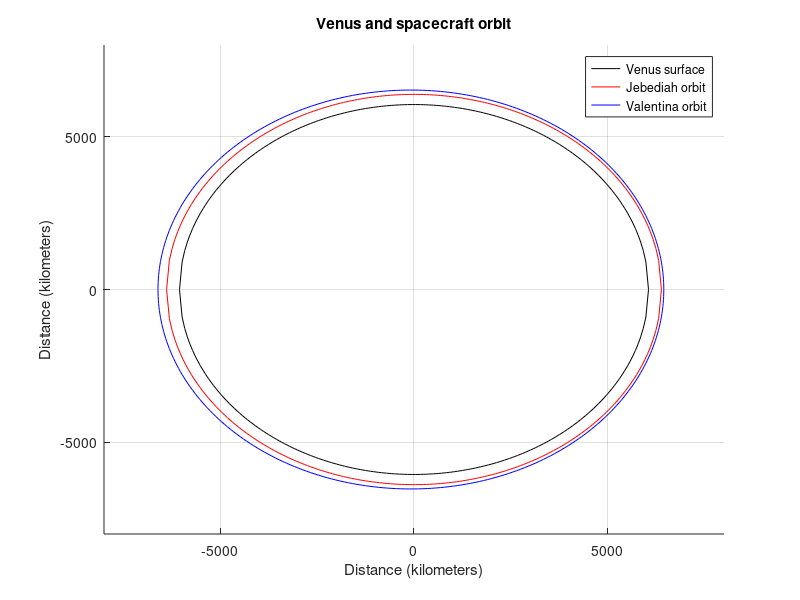

Write MATLAB code to recreate this figure.
% AAE 251 Fall 2022
% Homework 03
% Title of the code: Calculation and display of Jebediah and Valentina orbits around venus

% Authors: Aidan Morrison

%% ____________________
%% INITIALIZATION

% create constants
valentina_apoapsis = 555; % apoapsis constant of valentina orbit (km)
valentina_eccentricity = .0123; % eccentricity (circularness) of valentina orbit (unitless)
venus_radius = 6051.8; % venus radius (km)
jebediah_alt = 333; % jebediah apoapsis/alt: same because circular orbit(km)
valentina_a = 0.5 * (valentina_apoapsis + (2 * venus_radius + valentina_apoapsis - valentina_apoapsis * valentina_eccentricity) / (1 + valentina_eccentricity)); % valentina semi-major axis (km)

% create function inputs
surface_inputs_positive_venus = linspace(venus_radius,-venus_radius,180); % inputs for first and second quadrant of venus circle
surface_inputs_negative_venus = linspace(-venus_radius,venus_radius,180); % inputs for third and fourth quadrant of venus circle

surface_inputs_positive_jebediah = linspace(venus_radius + jebediah_alt,-venus_radius - jebediah_alt,180); % inputs for first and second quadrant of jebediah circle
surface_inputs_negative_jebediah = linspace(-venus_radius - jebediah_alt,venus_radius + jebediah_alt,180); % inputs for third and fourth quadrant of jebediah circle

surface_inputs_venus = [surface_inputs_positive_venus surface_inputs_negative_venus]; % concatenate venus inputs for plotting
surface_inputs_jebediah = [surface_inputs_positive_jebediah surface_inputs_negative_jebediah]; % concatenate jebediah inputs for plotting

%% ____________________
%% CALCULATIONs

% initalize arrays
venus_surface = zeros(1,360); % allocates memory for venus surface plot points
valentina_inputs = zeros(1,360); % allocates memory for valentina inputs
valentina_orbit = zeros(1,360); % allocates memory for valentina orbit plot points
jebediah_orbit = zeros(1,360); % allocates memory for jebediah orbit plot points

% calculate outputs for circle functions of jebediah orbit and venus
% surface
for i = 1:180
    venus_surface(i) = sqrt(venus_radius^2 - surface_inputs_positive_venus(i)^2);
    jebediah_orbit(i) = sqrt((venus_radius + jebediah_alt)^2 - surface_inputs_positive_jebediah(i)^2);
end
for i = 181:360
    venus_surface(i) = -sqrt(venus_radius^2 - surface_inputs_negative_venus(i - 180)^2);
    jebediah_orbit(i) = -sqrt((venus_radius + jebediah_alt)^2 - surface_inputs_negative_jebediah(i - 180)^2);
end

% convert valentina values from polar to cartesian
for i = 0:360
    valentina_orbit(i + 1) = (valentina_a * (1 - valentina_eccentricity^2)) / (1 + valentina_eccentricity * cosd(i)); 
    valentina_inputs(i + 1) = valentina_orbit(i + 1) * cosd(i);
    valentina_orbit(i + 1) = valentina_orbit(i + 1) * sind(i);
end

%% ____________________
%% FIGURE 1

% plot venus surface with jebediah and valentina orbits
grid on
hold on
plot(surface_inputs_venus,venus_surface,'k-')
plot(surface_inputs_jebediah,jebediah_orbit,'r-');
plot(valentina_inputs,valentina_orbit,'b-');
xlabel('Distance (kilometers)')
ylabel('Distance (kilometers)')
legend('Venus surface','Jebediah orbit','Valentina orbit')
title('Venus and spacecraft orbit');
axis([-8000 8000 -8000 8000])


%% ____________________
%% ACADEMIC INTEGRITY STATEMENT
% I have not used source code obtained from any other unauthorized
% source, either modified or unmodified. I have not provided
% access to my code to anyone in any way. The script I am 
% submitting is my own original work.
